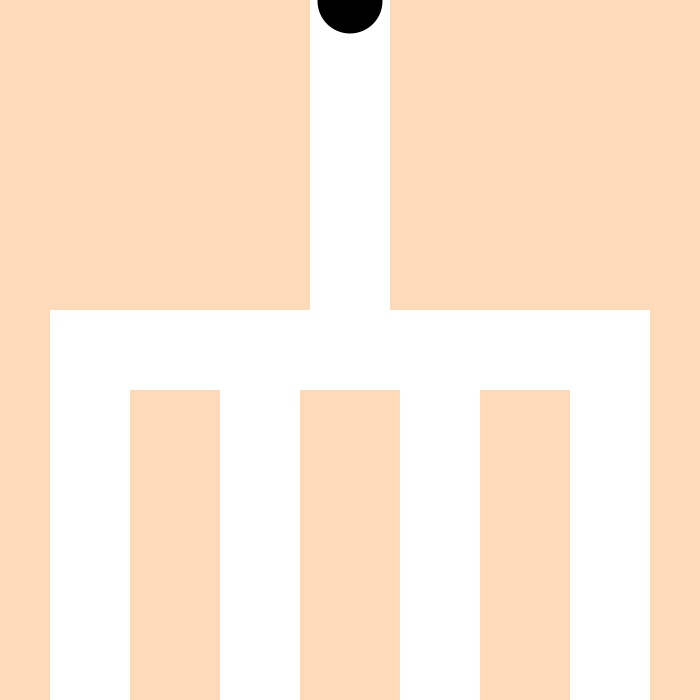
Frame 1 (no input)
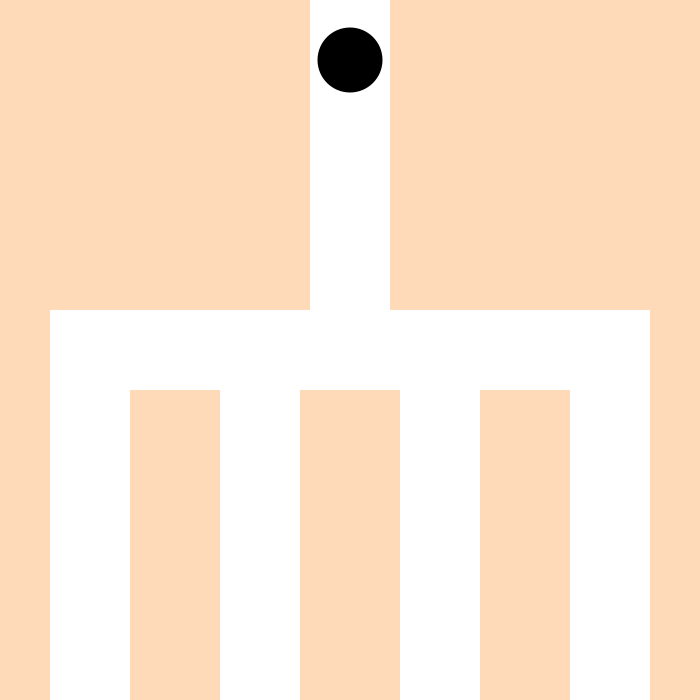
Frame 60 (the mouse pressed at the canvas centre just before this capture)
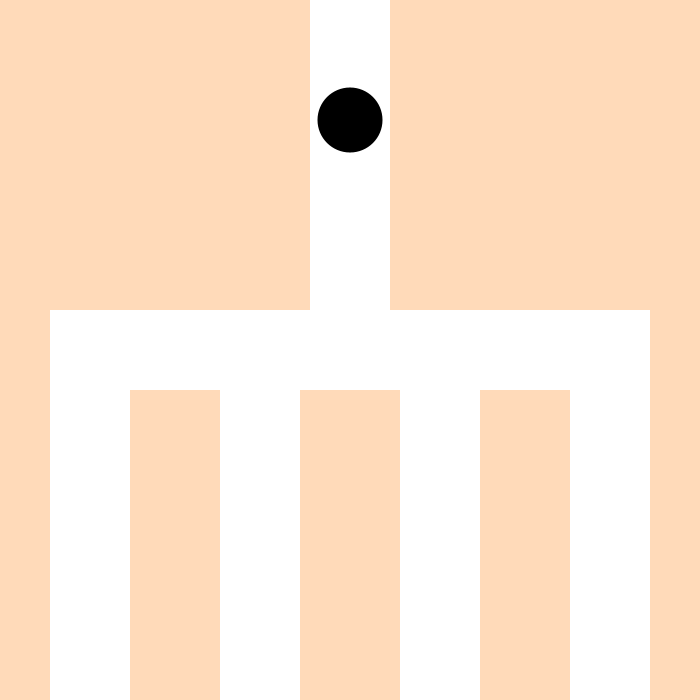
Frame 120 (the mouse held since frame 60 and released just before this capture)

The Processing sketch that drew these frames (run headless with seeded random() and noise(); from frame 60 on, the mouse is pressed at the canvas centre):

// Processing sketch: switch_image
// ── switch_image.pde
int round_x;
int round_y;

void setup() {
    size(700,700);

    round_x = 0;
    round_y = -350;
}

void draw() {
    view_init();
    create_rects();

    // 円を動かす
    if (round_y < 0) {
        round_y += 1;
    }

    // 分岐点まで来た時の処理
    if (0 <= round_y) {
        round_x -= 1;
    }

    if (round_x < -260) {
        round_x = -260;
        round_y += 1;
    }

    fill(0,0,0);
    ellipse(round_x,round_y,65,65);

    // 円が画面外に出た時、初期化
    if (height / 1.6 < round_y) {
        round_x = 0;
        round_y = -350;
    }

}

void view_init() {
    // 背景色rgb
    background(255, 218, 185);

    // 座標軸を中央に変更
    translate(width/2, height/2);

    // 図形の座標軸を中央に変更
    rectMode(CENTER);
}

void create_rects() {
    // 縦の長方形設置
    fill(255,255,255);
    noStroke();
    rect(0, -170, 80, 380);

    // 横の長方形
    rect(0, 0, 600, 80);

    // 1本目
    rect(-260, 210, 80, 500);
    // 2本目
    rect(-90, 210, 80, 500);
    // 3本目
    rect(90, 210, 80, 500);
    // 4本目
    rect(260, 210, 80, 500);

}
